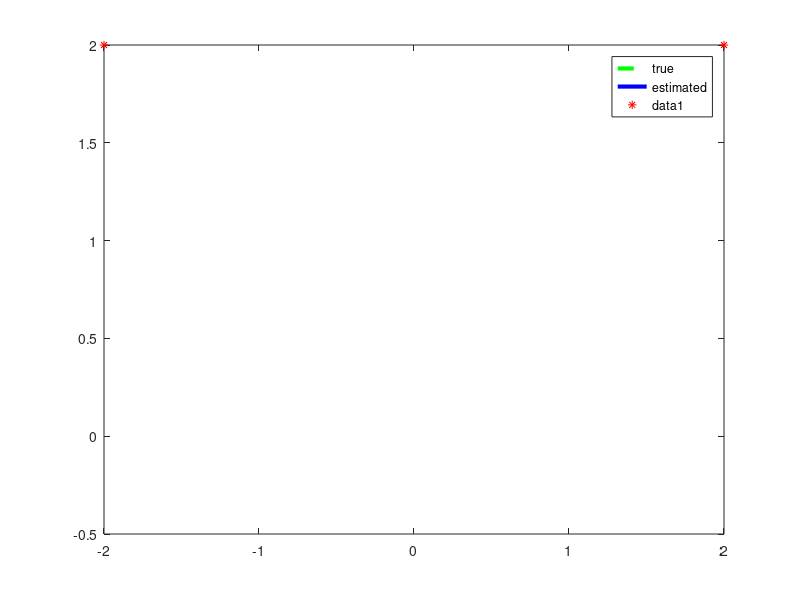

Write MATLAB code to recreate this figure. (Note: this script raises an error after producing the figure.)
function f = uni_ekf_test
% EN530.603 Extended Kalman filtering of the unicycle with bearing and range measurements
% 
% M. Kobilarov , marin(at)jhu.edu
% extended to include wheel radius uncertainty
% - by Dimitri Lezcano

clear

% random seeding
%rng('default')
rng(10212)

S.bearing_only = 0;

% single beacon at (-2,2) : system is unobservable
%S.pbs = [-2;
%         2];    % beacon positions

% two beacons at (-2,2) and (2,2) : system is observable (two or more)
S.pbs = [-2, 2;
         2, 2];    % beacon positions

nb = size(S.pbs,2); % number of beacons

if S.bearing_only
  S.h = @b_h;    % bearing sensing
  S.r = nb;      % measurement dimension  
  S.R = .4*diag(repmat([.1], nb, 1));
else
  S.h = @br_h;   % bearing-reange sensing
  S.r = 2*nb;      % measurement dimension
  S.R = .4*diag(repmat([.1; .01], nb, 1));
end

S.n = 4;       % state dimension
S.f = @uni_f;  % mobile-robot dynamics

% timing
dt = .1;
%N = 2580;
N = 50;
T = dt*N;
S.dt = dt;

% noise models
S.Q = dt^2*diag([.01 .01 .01, .0001]);


% initial mean and covariance
xt = [0; 0; 0; 1]; % true state

P = 0.01*diag([1, 1, 1, 4]); % covariance
x = xt + sqrt(P)*randn(S.n, 1); % initial estimate with added noise

xts = zeros(S.n, N+1); % true states
xs = zeros(S.n, N+1);  % estimated states
Ps = zeros(S.n, S.n, N+1); % estimated covariances
ts = zeros(N+1,1); % times

zs = zeros(S.r, N);  % measurements

xts(:, 1) = xt;
xs(:, 1) = x;
Ps(:, :, 1) = P;
ts(1) = 0;

ds = zeros(S.n, N+1);  % errors
ds(:,1) = x - xt;

for k=1:N
  u = dt*[2; 1];  % known controls
  
  xts(:,k+1) = S.f(xts(:,k), u, S) + sqrt(S.Q)*randn(4,1);  % true state

  [x,P] = ekf_predict(x, P, u, S);  % predict
  ts(k+1) = k*dt;
  
  z = S.h(xts(:,k+1), S) + sqrt(S.R)*randn(S.r,1);  % generate measurement  
  [x,P] = ekf_correct(x, P, z, S);  % correct
  
  xs(:,k+1) = x;
  Ps(:,:,k+1) = P;

  zs(:,k) = z;
  ds(:,k+1) = x - xts(:,k+1);  % actual estimate error
  ds(:,k+1) = fix_state(ds(:,k+1));
    
end

fig1=figure(1);
fig2=figure(2);

for k=1:N
  
  figure(fig1)
  plot(xts(1,1:k), xts(2,1:k), '--g','LineWidth',3)
  hold on
  plot(xs(1,1:k), xs(2,1:k), '-b','LineWidth',3)
  legend('true', 'estimated')

  % beacon
  plot(S.pbs(1,:), S.pbs(2,:), '*r');

  plotcov2(xs(1:2,k), 1.96^2*Ps(1:2,1:2,k));

%  quiver(xts(1,k), xts(2,k), .5*cos(xts(3,k)), .5*sin(xts(3,k)),'g');
%  quiver(xs(1,k), xs(2,k), .5*cos(xs(3,k)), .5*sin(xs(3,k)),'b');

  xlabel('x')
  ylabel('y')
  axis equal
  axis xy
  axis([-4 3 -4 4])

  saveas(gcf,['frames/frame' num2str(k,'%03d') '.jpg'])
  
  figure(fig2)
  subplot(2,1,1)
  hold off
  
  plot(ds(:,1:k)')

  xlabel('k')
  ylabel('meters or radians')
  legend('e_x','e_y','e_\theta', 'e_r')
  
  subplot(2,1,2)
  hold off
  plot(ts(1:k), reshape(sqrt(Ps(1,1,1:k)),k,1), ...
       ts(1:k), reshape(sqrt(Ps(2,2,1:k)),k,1), ...
       ts(1:k), reshape(sqrt(Ps(3,3,1:k)),k,1), ...
       ts(1:k), reshape(sqrt(Ps(4,4,1:k)),k,1));
  legend('\sigma_x','\sigma_y','\sigma_\theta', '\sigma_r')
  
  xlabel('t')
  ylabel('meters or radians')
  
  drawnow
  
  if k==1
  
  end
  
%  saveas(frame,['frames/frame' num2str(k,'%03d') '.jpg'])

end

% final plot saving
saveas(fig1, 'prob_3a_traj.png'); 
disp('Saved figure: prob_3a_traj.png');

saveas(fig2, 'prob_3a_err.png'); 
disp('Saved figure: prob_3a_err.png');

%% Functions
% unicycle dynamics
function [x, varargout] = uni_f(x, u, S)
% dynamical model of the unicycle
c = cos(x(3));
s = sin(x(3));
r = x(4);

x = [x(1) + c*u(1)*r;
     x(2) + s*u(1)*r;
     x(3) + u(2);
     r];

x = fix_state(x, S);

if nargout > 1
  % F-matrix
  varargout{1} = [1, 0, -s*u(1)*r, c * u(1);
                  0, 1, c*u(1)*r,  s * u(1); 
                  0, 0, 1,         0;
                  0, 0, 0,         1];
end

% beacon and range measurements
function [y, varargout] = br_h(x, S)

p = x(1:2);

y = [];
H = [];
for i=1:size(S.pbs, 2)
  pb = S.pbs(:, i); %i-th beacon
  d = pb - p;
  r = norm(d);
  
  th = fangle(atan2(d(2), d(1)) - x(3));
  y = [y; th; r];
  
  if nargout > 1
    % H-matrix
    H = [H;
         d(2)/r^2, -d(1)/r^2, -1, 0;
         -d'/r,                0, 0];
  end
end

if nargout > 1  
  varargout{1} = H;
end

% heading only measurements
function [y, varargout] = b_h(x, S)

p = x(1:2);

y = [];
H = [];
for i=1:size(S.pbs, 2)
  pb = S.pbs(:, i); %i-th beacon
  d = pb - p;
  r = norm(d);
  
  th = fangle(atan2(d(2), d(1)) - x(3));
  y = [y; th];
  
  if nargout > 1
    % H-matrix
    H = [H;
         d(2)/r^2, -d(1)/r^2, -1, 0];
  end
end

if nargout > 1  
  varargout{1} = H;
end


% Extended Kalman filtering functions
function [x,P] = ekf_predict(x, P, u, S)

[x, F] = S.f(x, u, S);
x = fix_state(x, S);  % fix any [-pi,pi] issues
P = F*P*F' + S.Q;


function [x,P] = ekf_correct(x, P, z, S)

[y, H] = S.h(x, S);
P = P - P*H'*inv(H*P*H' + S.R)*H*P;
K = P*H'*inv(S.R);

e = z - y;
e = fix_meas(e, S);  % fix any [-pi,pi] issues
x = x + K*e;

% state and measurement angle fixing
function x = fix_state(x, S)
x(3) = fangle(x(3));

function z = fix_meas(z, S)
z
S.r
for i=1:size(S.pbs,2)
  if S.bearing_only
    z(i) = fangle(z(i));
  else
    z(2*i-1) = fangle(z(2*i-1));
  end
end

function a = fangle(a)
% make sure angle is between -pi and pi
a = mod(a,2*pi);
if a < -pi
  a = a + 2*pi;
else
  if a > pi
    a = a - 2*pi;
  end
end